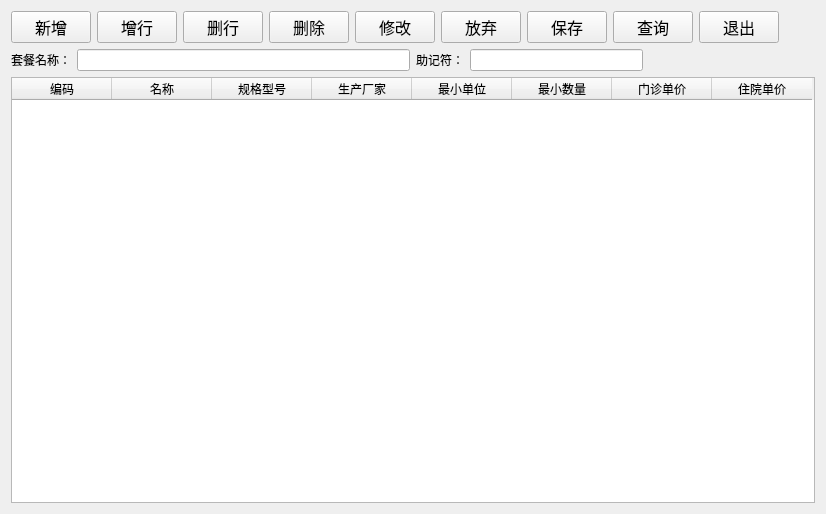
<?xml version="1.0" encoding="UTF-8"?>
<ui version="4.0">
 <class>Combination</class>
 <widget class="QWidget" name="Combination">
  <property name="geometry">
   <rect>
    <x>0</x>
    <y>0</y>
    <width>826</width>
    <height>514</height>
   </rect>
  </property>
  <property name="windowTitle">
   <string>套餐组合</string>
  </property>
  <layout class="QVBoxLayout" name="verticalLayout_2">
   <item>
    <layout class="QVBoxLayout" name="verticalLayout">
     <item>
      <layout class="QHBoxLayout" name="horizontalLayout">
       <item>
        <widget class="QPushButton" name="addButton">
         <property name="sizePolicy">
          <sizepolicy hsizetype="Fixed" vsizetype="Fixed">
           <horstretch>0</horstretch>
           <verstretch>0</verstretch>
          </sizepolicy>
         </property>
         <property name="font">
          <font>
           <family>Agency FB</family>
           <pointsize>12</pointsize>
          </font>
         </property>
         <property name="text">
          <string>新增</string>
         </property>
        </widget>
       </item>
       <item>
        <widget class="QPushButton" name="addrowButton">
         <property name="sizePolicy">
          <sizepolicy hsizetype="Fixed" vsizetype="Fixed">
           <horstretch>0</horstretch>
           <verstretch>0</verstretch>
          </sizepolicy>
         </property>
         <property name="font">
          <font>
           <family>Agency FB</family>
           <pointsize>12</pointsize>
          </font>
         </property>
         <property name="text">
          <string>增行</string>
         </property>
        </widget>
       </item>
       <item>
        <widget class="QPushButton" name="deleterowButton">
         <property name="sizePolicy">
          <sizepolicy hsizetype="Fixed" vsizetype="Fixed">
           <horstretch>0</horstretch>
           <verstretch>0</verstretch>
          </sizepolicy>
         </property>
         <property name="font">
          <font>
           <family>Agency FB</family>
           <pointsize>12</pointsize>
          </font>
         </property>
         <property name="text">
          <string>删行</string>
         </property>
        </widget>
       </item>
       <item>
        <widget class="QPushButton" name="deleteButton">
         <property name="sizePolicy">
          <sizepolicy hsizetype="Fixed" vsizetype="Fixed">
           <horstretch>0</horstretch>
           <verstretch>0</verstretch>
          </sizepolicy>
         </property>
         <property name="font">
          <font>
           <family>Agency FB</family>
           <pointsize>12</pointsize>
          </font>
         </property>
         <property name="text">
          <string>删除</string>
         </property>
        </widget>
       </item>
       <item>
        <widget class="QPushButton" name="editButton">
         <property name="sizePolicy">
          <sizepolicy hsizetype="Fixed" vsizetype="Fixed">
           <horstretch>0</horstretch>
           <verstretch>0</verstretch>
          </sizepolicy>
         </property>
         <property name="font">
          <font>
           <family>Agency FB</family>
           <pointsize>12</pointsize>
          </font>
         </property>
         <property name="text">
          <string>修改</string>
         </property>
        </widget>
       </item>
       <item>
        <widget class="QPushButton" name="discardButton">
         <property name="sizePolicy">
          <sizepolicy hsizetype="Fixed" vsizetype="Fixed">
           <horstretch>0</horstretch>
           <verstretch>0</verstretch>
          </sizepolicy>
         </property>
         <property name="font">
          <font>
           <family>Agency FB</family>
           <pointsize>12</pointsize>
          </font>
         </property>
         <property name="text">
          <string>放弃</string>
         </property>
        </widget>
       </item>
       <item>
        <widget class="QPushButton" name="saveButton">
         <property name="sizePolicy">
          <sizepolicy hsizetype="Fixed" vsizetype="Fixed">
           <horstretch>0</horstretch>
           <verstretch>0</verstretch>
          </sizepolicy>
         </property>
         <property name="font">
          <font>
           <family>Agency FB</family>
           <pointsize>12</pointsize>
          </font>
         </property>
         <property name="text">
          <string>保存</string>
         </property>
        </widget>
       </item>
       <item>
        <widget class="QPushButton" name="queryButton">
         <property name="font">
          <font>
           <family>Agency FB</family>
           <pointsize>12</pointsize>
          </font>
         </property>
         <property name="text">
          <string>查询</string>
         </property>
        </widget>
       </item>
       <item>
        <widget class="QPushButton" name="exitButton">
         <property name="sizePolicy">
          <sizepolicy hsizetype="Fixed" vsizetype="Fixed">
           <horstretch>0</horstretch>
           <verstretch>0</verstretch>
          </sizepolicy>
         </property>
         <property name="font">
          <font>
           <family>Agency FB</family>
           <pointsize>12</pointsize>
          </font>
         </property>
         <property name="text">
          <string>退出</string>
         </property>
        </widget>
       </item>
       <item>
        <spacer name="horizontalSpacer_2">
         <property name="orientation">
          <enum>Qt::Horizontal</enum>
         </property>
         <property name="sizeHint" stdset="0">
          <size>
           <width>40</width>
           <height>20</height>
          </size>
         </property>
        </spacer>
       </item>
      </layout>
     </item>
     <item>
      <layout class="QHBoxLayout" name="horizontalLayout_4">
       <item>
        <layout class="QHBoxLayout" name="horizontalLayout_2">
         <item>
          <widget class="QLabel" name="label">
           <property name="text">
            <string>套餐名称：</string>
           </property>
          </widget>
         </item>
         <item>
          <widget class="QLineEdit" name="lineEdit"/>
         </item>
        </layout>
       </item>
       <item>
        <layout class="QHBoxLayout" name="horizontalLayout_3">
         <item>
          <widget class="QLabel" name="label_2">
           <property name="text">
            <string>助记符：</string>
           </property>
          </widget>
         </item>
         <item>
          <widget class="QLineEdit" name="lineEdit_2"/>
         </item>
         <item>
          <spacer name="horizontalSpacer">
           <property name="orientation">
            <enum>Qt::Horizontal</enum>
           </property>
           <property name="sizeHint" stdset="0">
            <size>
             <width>40</width>
             <height>20</height>
            </size>
           </property>
          </spacer>
         </item>
        </layout>
       </item>
      </layout>
     </item>
     <item>
      <widget class="QTableWidget" name="tableWidget">
       <column>
        <property name="text">
         <string>编码</string>
        </property>
       </column>
       <column>
        <property name="text">
         <string>名称</string>
        </property>
       </column>
       <column>
        <property name="text">
         <string>规格型号</string>
        </property>
       </column>
       <column>
        <property name="text">
         <string>生产厂家</string>
        </property>
       </column>
       <column>
        <property name="text">
         <string>最小单位</string>
        </property>
       </column>
       <column>
        <property name="text">
         <string>最小数量</string>
        </property>
       </column>
       <column>
        <property name="text">
         <string>门诊单价</string>
        </property>
       </column>
       <column>
        <property name="text">
         <string>住院单价</string>
        </property>
       </column>
      </widget>
     </item>
    </layout>
   </item>
  </layout>
 </widget>
 <layoutdefault spacing="6" margin="11"/>
 <resources/>
 <connections/>
</ui>
